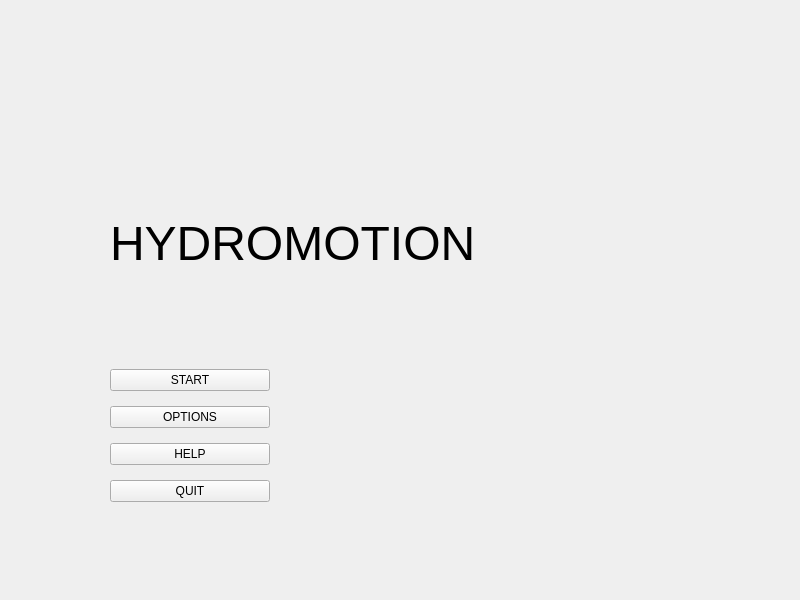
<?xml version="1.0" encoding="UTF-8"?>
<ui version="4.0">
 <class>MainMenu</class>
 <widget class="QWidget" name="MainMenu">
  <property name="geometry">
   <rect>
    <x>0</x>
    <y>0</y>
    <width>800</width>
    <height>600</height>
   </rect>
  </property>
  <property name="windowTitle">
   <string>MenuScreen</string>
  </property>
  <widget class="QWidget" name="verticalLayoutWidget">
   <property name="geometry">
    <rect>
     <x>110</x>
     <y>360</y>
     <width>160</width>
     <height>151</height>
    </rect>
   </property>
   <layout class="QVBoxLayout" name="verticalLayout">
    <item>
     <widget class="QPushButton" name="startButton">
      <property name="text">
       <string>START</string>
      </property>
     </widget>
    </item>
    <item>
     <widget class="QPushButton" name="optionButton">
      <property name="text">
       <string>OPTIONS</string>
      </property>
     </widget>
    </item>
    <item>
     <widget class="QPushButton" name="helpButton">
      <property name="text">
       <string>HELP</string>
      </property>
     </widget>
    </item>
    <item>
     <widget class="QPushButton" name="quitButton">
      <property name="text">
       <string>QUIT</string>
      </property>
     </widget>
    </item>
   </layout>
  </widget>
  <widget class="QLabel" name="label">
   <property name="geometry">
    <rect>
     <x>110</x>
     <y>210</y>
     <width>363</width>
     <height>66</height>
    </rect>
   </property>
   <property name="font">
    <font>
     <pointsize>36</pointsize>
    </font>
   </property>
   <property name="text">
    <string>HYDROMOTION</string>
   </property>
  </widget>
 </widget>
 <resources/>
 <connections/>
</ui>
